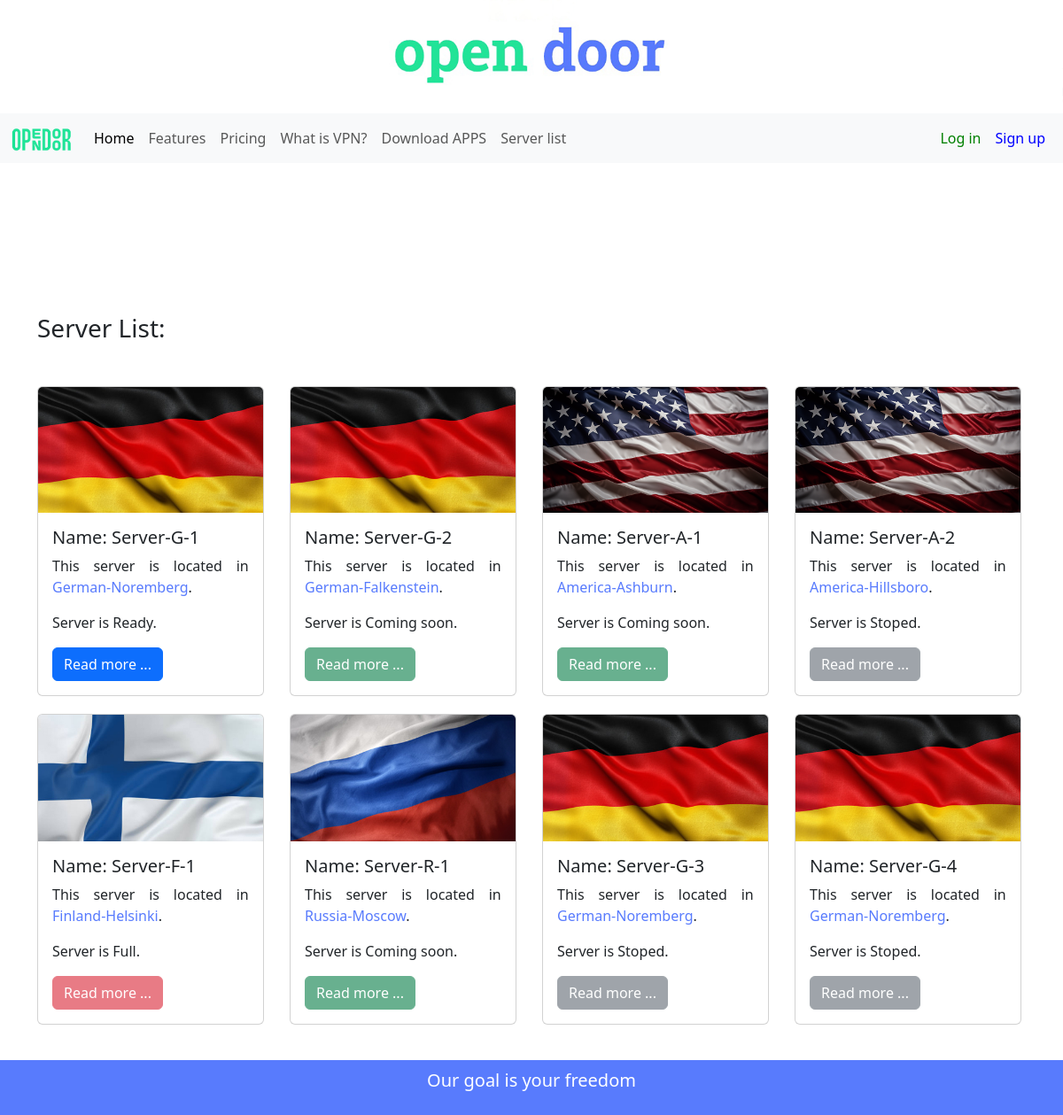
Page /vpn/server-list on the committed database.
### vpnSale/models.py (models this page shows)
class serverModel(models.Model):
    locationModel= models.ForeignKey("locationModel", on_delete = models.PROTECT)
    Name = models.CharField(max_length = 100)
    Fixed = 1
    Not_Fixed = 2
    fixed_status = ((Fixed, "Fixed"), (Not_Fixed, "Not Fixed"))
    FixedIpAddress = models.IntegerField(choices=fixed_status, null=True)
    Description = models.CharField(max_length = 100)
    Full = 1
    Ready = 2
    Stoped = 3
    Updating = 4
    Coming_soon = 5
    Status_choices = ((Full, "Full"),(Coming_soon, "Coming soon"), (Ready, "Ready"), (Stoped, "Stoped"), (Updating, "Updating"))
    Status = models.IntegerField(choices=Status_choices, null = True)
    UrlAddress = models.CharField(max_length=100, null = True)
    def __str__(self):
        return "Server {} in {}".format(self.Name, self.locationModel.Name)

class locationModel(models.Model):
    Name = models.CharField(max_length=100)
    CountryName = models.CharField(max_length=100, null = True)
    CityName = models.CharField(max_length = 100)
    FlagImage = models.ImageField(upload_to="flagImages/")
    MapImage = models.ImageField(upload_to="mapImages/", null=True)
    Description = models.CharField(max_length = 100)
    def __str__(self):
        return "{}-{}".format(self.CountryName, self.CityName)

### vpnSale/views.py (the view)
# urls.py: path("server-list", views.serverList),
def serverList(request):
    server = models.serverModel.objects.all()
    context={
        "serverList" : server
    }
    return render(request, "vpnSale/server-list.html", context)

### vpnSale/templates/vpnSale/server-list.html (shortened to what this page needs)
{% extends "vpnSale/layout.html" %}
{% block bodyblock %}
<section class="first_section">
    <div class="container">
        <div style="padding-bottom: 40px;" class="row">
            <h3 style="padding-bottom: 20px;">Server List:</h3>
            {% if serverList  %}
                {% for item in serverList %}
                    <div class="col-md-3 col-lg-3">
                        <div class="card" style="width: 98%;">
                            <a href="/vpn/server-details/{{ item.id }}"><img src="{{ item.locationModel.FlagImage.url }}" class="card-img-top" alt=" {{ item }} image"></a>
                            <div class="card-body">
                            <h5 class="card-title">Name: {{ item.Name }} </h5>
                            <p class="card-text">This server is located in <span style="color: #587bfd;">{{ item.locationModel }}</span>.</p>
                            <p class="card-text">Server is {{ item.get_Status_display }}.</p>
                            <a href="/vpn/server-details/{{ item.id }}" class="
                            {% if item.Status == item.Full %}
                                btn btn-danger disabled
                            {% elif item.Status == item.Ready %}
                                btn btn-primary
                            {% elif item.Status == item.Stoped %}
                                btn btn-secondary disabled
                            {% elif item.Status == item.Updating %}
                                btn btn-warning disabled
                            {% elif item.Status == item.Coming_soon %}
                                btn btn-success disabled
                            {% endif %}
                            btn btn-primary">Read more ...</a>
                            </div>
                        </div>
                    </div>
                {% endfor %}
            {% endif %}
        </div>
    </div>
</section>
{% endblock %}

### vpnSale/templates/vpnSale/layout.html (shortened to what this page needs)
{% load static %}
<!DOCTYPE html>
<html lang="en">
<head>
    <link rel="stylesheet" type="text/css" href="{% static 'vpnSale/css/bootstrap.css' %}">
    <link rel="stylesheet" type="text/css" href="{% static 'vpnSale/css/fontawesome.min.css' %}">
    <link rel="stylesheet" type="text/css" href="{% static 'vpnSale/css/style.css' %}">
    <link rel="stylesheet" href="https://cdn.jsdelivr.net/npm/bootstrap-icons@1.11.2/font/bootstrap-icons.min.css">
</head>
<body class="d-flex flex-column min-vh-100">
        <div>
          <img class="top_image" src="{% static 'vpnSale/images/4_3.jpg' %}" alt="">
        </div>
        <nav class="navbar navbar-expand-md bg-body-tertiary sticky-top">
            <div class="container-fluid">
              <a class="navbar-brand" href="#"><img class="icon-image" src="../../static/vpnSale/images/5_4.png" alt=""></a>
              <div class="collapse navbar-collapse" id="navbarNav">
                <ul class="navbar-nav">
                  <li class="nav-item">
                    <a class="nav-link active" aria-current="page" href="{% url 'home' %}">Home</a>
                  </li>
                  <li class="nav-item">
                    <a class="nav-link" href="#">Features</a>
                  </li>
                  <li class="nav-item">
                    <a class="nav-link" href="#">Pricing</a>
                  </li>
                  <li class="nav-item">
                    <a class="nav-link" href="#what-is-vpn">What is VPN?</a>
                  </li>
                  <li class="nav-item">
                    <a class="nav-link" href="#supported-devices">Download APPS</a>
                  </li>
                  <li class="nav-item">
                    <a class="nav-link" href="/vpn/server-list">Server list</a>
                  </li>
                </ul>
                <ul class="navbar-nav ms-auto">
                  {% if user.is_authenticated %}
                    <li class="nav-item">
                      <a class="nav-link" href="/accounts/profile">Profile</a>
                    </li>
                    <li class="nav-item">
                      <a class="nav-link" style="color: red;" href="/accounts/logout">Log out</a>
                    </li>
                  {% else %}
                    <li class="nav-item">
                      <a class="nav-link" style="color: green;" href="/accounts/login">Log in</a>
                    </li>
                    <li class="nav-item">
                      <a class="nav-link" style="color: blue;" href="/accounts/signup">Sign up</a>
                    </li>
                  {% endif %}
                </ul>
              </div>
            </div>
          </nav>
        <div class="row">
            {% block bodyblock %}{% endblock %}
        </div>
    <footer class="main-footer text-center p-2 position-relative mt-auto">
      <p class="lead">Our goal is your freedom</p>
    </footer>
</body>
</html>

### vpnSale/static/vpnSale/css/style.css (style rules this page uses)
img.top_image { width:100%; }
.row { margin-top: 60px; }
.first_section { margin-top: 50px; }
.card { margin-top: 20px; text-align: justify; text-justify: inter-word; }
.icon-image { width: 70px; }
div ul { list-style: none; }
.main-footer { color: white; background-color: #587bfd; padding-top: 20px; padding-bottom: 10px; }

### rows in the picture
serverModel: locationModel.FlagImage (picture), Name "Server-G-1", locationModel "German-Noremberg", Status "Ready"
serverModel: locationModel.FlagImage (picture), Name "Server-G-2", locationModel "German-Falkenstein", Status "Coming soon"
serverModel: locationModel.FlagImage (picture), Name "Server-A-1", locationModel "America-Ashburn", Status "Coming soon"
serverModel: locationModel.FlagImage (picture), Name "Server-A-2", locationModel "America-Hillsboro", Status "Stoped"
serverModel: locationModel.FlagImage (picture), Name "Server-F-1", locationModel "Finland-Helsinki", Status "Full"
serverModel: locationModel.FlagImage (picture), Name "Server-R-1", locationModel "Russia-Moscow", Status "Coming soon"
serverModel: locationModel.FlagImage (picture), Name "Server-G-3", locationModel "German-Noremberg", Status "Stoped"
serverModel: locationModel.FlagImage (picture), Name "Server-G-4", locationModel "German-Noremberg", Status "Stoped"
